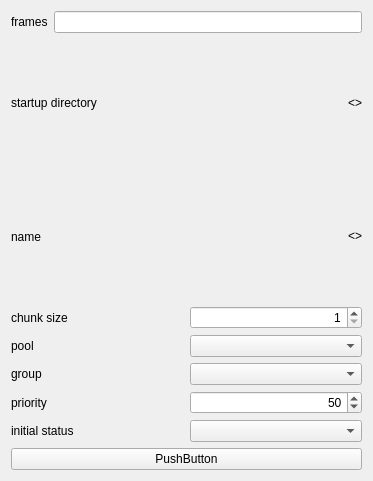
<?xml version="1.0" encoding="UTF-8"?>
<ui version="4.0">
 <class>Form</class>
 <widget class="QWidget" name="Form">
  <property name="geometry">
   <rect>
    <x>0</x>
    <y>0</y>
    <width>373</width>
    <height>481</height>
   </rect>
  </property>
  <property name="windowTitle">
   <string>Form</string>
  </property>
  <layout class="QGridLayout" name="gridLayout">
   <item row="0" column="0">
    <layout class="QVBoxLayout" name="verticalLayout">
     <item>
      <layout class="QHBoxLayout" name="horizontalLayout_4">
       <item>
        <widget class="QLabel" name="label_2">
         <property name="text">
          <string>frames</string>
         </property>
        </widget>
       </item>
       <item>
        <widget class="QLineEdit" name="lineEditFrames">
         <property name="alignment">
          <set>Qt::AlignRight|Qt::AlignTrailing|Qt::AlignVCenter</set>
         </property>
        </widget>
       </item>
      </layout>
     </item>
     <item>
      <layout class="QHBoxLayout" name="horizontalLayout_5">
       <item>
        <widget class="QLabel" name="label_3">
         <property name="text">
          <string>startup directory</string>
         </property>
        </widget>
       </item>
       <item>
        <widget class="QLabel" name="labelStartupDirectory">
         <property name="text">
          <string>&lt;&gt;</string>
         </property>
         <property name="alignment">
          <set>Qt::AlignRight|Qt::AlignTrailing|Qt::AlignVCenter</set>
         </property>
        </widget>
       </item>
      </layout>
     </item>
     <item>
      <layout class="QHBoxLayout" name="horizontalLayout_10">
       <item>
        <widget class="QLabel" name="label_9">
         <property name="text">
          <string>name</string>
         </property>
        </widget>
       </item>
       <item>
        <widget class="QLabel" name="labelPropName">
         <property name="text">
          <string>&lt;&gt;</string>
         </property>
         <property name="alignment">
          <set>Qt::AlignRight|Qt::AlignTrailing|Qt::AlignVCenter</set>
         </property>
        </widget>
       </item>
      </layout>
     </item>
     <item>
      <layout class="QHBoxLayout" name="horizontalLayout_11"/>
     </item>
     <item>
      <layout class="QHBoxLayout" name="horizontalLayout_6">
       <item>
        <widget class="QLabel" name="label_5">
         <property name="text">
          <string>chunk size</string>
         </property>
        </widget>
       </item>
       <item>
        <widget class="QSpinBox" name="spinBoxChunkSize">
         <property name="alignment">
          <set>Qt::AlignRight|Qt::AlignTrailing|Qt::AlignVCenter</set>
         </property>
         <property name="minimum">
          <number>1</number>
         </property>
        </widget>
       </item>
      </layout>
     </item>
     <item>
      <layout class="QHBoxLayout" name="horizontalLayout_7">
       <item>
        <widget class="QLabel" name="label_6">
         <property name="text">
          <string>pool</string>
         </property>
        </widget>
       </item>
       <item>
        <widget class="QComboBox" name="comboBoxDeadlinePool"/>
       </item>
      </layout>
     </item>
     <item>
      <layout class="QHBoxLayout" name="horizontalLayout_8">
       <item>
        <widget class="QLabel" name="label_7">
         <property name="text">
          <string>group</string>
         </property>
        </widget>
       </item>
       <item>
        <widget class="QComboBox" name="comboBoxDeadlineGroup"/>
       </item>
      </layout>
     </item>
     <item>
      <layout class="QHBoxLayout" name="horizontalLayout_9">
       <item>
        <widget class="QLabel" name="label_8">
         <property name="text">
          <string>priority</string>
         </property>
        </widget>
       </item>
       <item>
        <widget class="QSpinBox" name="spinBoxPropPriority">
         <property name="alignment">
          <set>Qt::AlignRight|Qt::AlignTrailing|Qt::AlignVCenter</set>
         </property>
         <property name="maximum">
          <number>100</number>
         </property>
         <property name="value">
          <number>50</number>
         </property>
        </widget>
       </item>
      </layout>
     </item>
     <item>
      <layout class="QHBoxLayout" name="horizontalLayout_12">
       <item>
        <widget class="QLabel" name="label_11">
         <property name="text">
          <string>initial status</string>
         </property>
        </widget>
       </item>
       <item>
        <widget class="QComboBox" name="comboBoxInitialStatus"/>
       </item>
      </layout>
     </item>
     <item>
      <widget class="QPushButton" name="pushButton">
       <property name="text">
        <string>PushButton</string>
       </property>
      </widget>
     </item>
    </layout>
   </item>
  </layout>
 </widget>
 <resources/>
 <connections/>
</ui>
